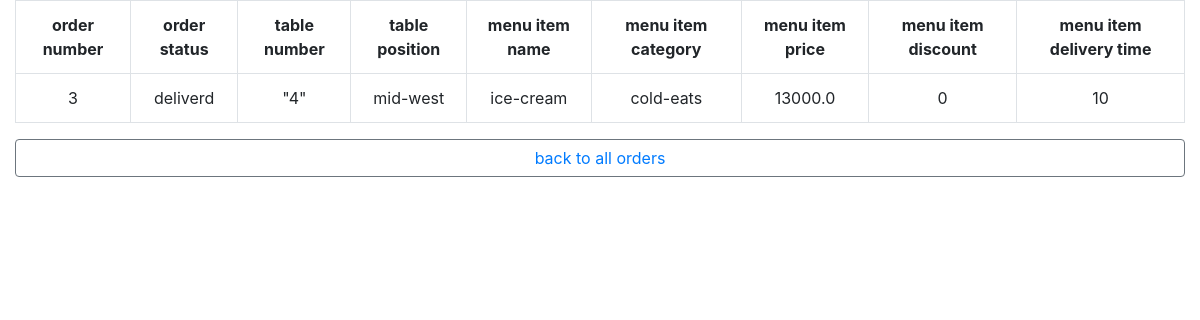
Screenshot of /cafe5/o/3 with the database file from the repository.
### cafe5/models.py (models this page shows, shortened)
class Orders(models.Model):
    order_number = models.IntegerField()
    status = models.CharField(max_length=50)
    time_stamp = models.DateTimeField(auto_now_add=True)
    table_id = models.ForeignKey(Table, on_delete=models.CASCADE)
    menu_item_id = models.ForeignKey(MenuItems, on_delete=models.CASCADE)

class Table(models.Model):
    table_number = models.CharField(max_length=3)
    cafe_space_position = models.CharField(max_length=100)
    def __str__(self):
        return f"{self.table_number}"

class MenuItems(models.Model):
    name = models.CharField(max_length=50)
    category = models.CharField(max_length=100)
    discount = models.IntegerField()
    price = models.FloatField()
    serving_time_period = models.IntegerField()
    estimated_cooking_time = models.IntegerField()
    def __str__(self):
        return f"{self.name}"

### cafe5/views.py (the view)
# urls.py: path('o/<int:number>', OrderDetails.as_view(), name='order_details_by_class_view'),
class OrderDetails(View):
    def get(self, request, *args, **kwargs):
        order_number = kwargs['number']
        order = Orders.objects.get(order_number=order_number)
        return render(request, 'details.html', {'order_detail': order})

### templates/details.html (shortened to what this page needs)
<!DOCTYPE html>
<html lang="en">
<head>
    <link href="https://maxcdn.bootstrapcdn.com/bootstrap/4.5.2/css/bootstrap.min.css" rel="stylesheet">
</head>
<body>
<div class="container-fluid">
<table class="table table-bordered text-center">
    <tr>
        <th>order number</th>
        <th>order status</th>
        <th>table number</th>
        <th>table position</th>
        <th>menu item name</th>
        <th>menu item category</th>
        <th>menu item price</th>
        <th>menu item discount</th>
        <th>menu item delivery time</th>
    </tr>
    <tr>
        <td>{{ order_detail.order_number }}</td>
        <td>{{ order_detail.status }}</td>
        <td>{{ order_detail.table_id }}</td>
        <td>{{ order_detail.table_id.cafe_space_position }}</td>
        <td>{{ order_detail.menu_item_id }}</td>
        <td>{{ order_detail.menu_item_id.category }}</td>
        <td>{{ order_detail.menu_item_id.price }}</td>
        <td>{{ order_detail.menu_item_id.discount }}</td>
        <td>{{ order_detail.menu_item_id.serving_time_period }}</td>
    </tr>
    </table>
<button class="btn btn-block btn-outline-secondary"><a href="{% url 'cafe5:orders_list_by_class_view' %}">back to all orders</a></button>
</div>
</body>
</html>

### rows the page displays
Orders: order_number "3", status "deliverd", table_id "\"4\"", table_id.cafe_space_position "mid-west", menu_item_id "ice-cream", menu_item_id.category "cold-eats", menu_item_id.price "13000.0", menu_item_id.discount "0", menu_item_id.serving_time_period "10"
